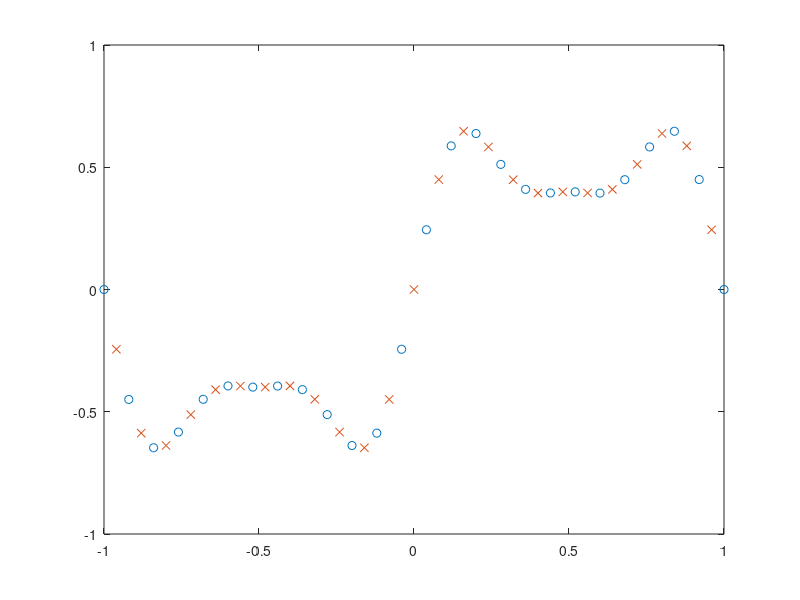

Here is the MATLAB script that generated this plot: (Note: this script raises an error after producing the figure.)

 numPts=51;
 x=linspace(-1,1,numPts)';
 y=0.6*sin(pi*x)+0.3*sin(3*pi*x)+0.1*sin(5*pi*x);
 data=[x y];
 trndata=data(1:2:numPts,:);
 chkdata=data(2:2:numPts,:);

plot(trndata(:,1),trndata(:,2),'o',chkdata(:,1),chkdata(:,2),'x')



 numMFs=5;
 mfType='gbellmf';
 fismat = genfis1(trndata, numMFs,mfType);
 
 figure
 [x,mf]=plotmf(fismat,'input',1);
 plot(x,mf)

 numEpochs=40;

[fismat1,trnErr,ss,fismat2,chkErr]=anfis(trndata,fismat,numEpochs,NaN,chkdata);

 trnOut=evalfis(trndata(:,1),fismat1);
 trnRMSE=norm(trnOut-trndata(:,2))/sqrt(length(trnOut))

 chkOut=evalfis(chkdata(:,1),fismat2);
 chkRMSE=norm(chkOut-chkdata(:,2))/sqrt(length(chkOut))
 epoch=1:numEpochs;

 figure
 plot(epoch,trnErr,'o',epoch,chkErr,'x')
 hold on;
 plot(epoch,[trnErr chkErr])
 hold off;

 figure
 plot(epoch,ss,'-',epoch,ss,'x')

 
 [x,mf]=plotmf(fismat1,'input',1);
 figure
 plot(x,mf)
 

 anfis_y=evalfis(x(:,1),fismat1);
 
 figure
 plot(trndata(:,1), trndata(:,2),'o',chkdata(:,1),chkdata(:,2),'x',x,anfis_y,'-')

